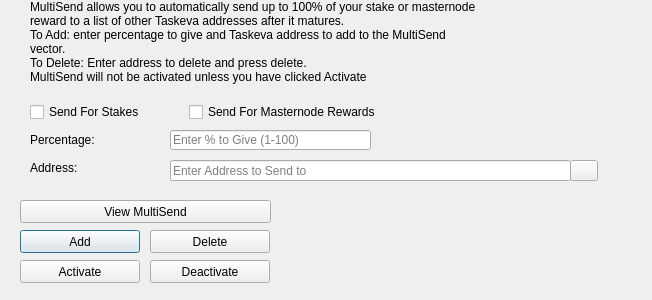
<?xml version="1.0" encoding="UTF-8"?>
<ui version="4.0">
 <class>MultiSendDialog</class>
 <widget class="QDialog" name="MultiSendDialog">
  <property name="windowModality">
   <enum>Qt::NonModal</enum>
  </property>
  <property name="geometry">
   <rect>
    <x>0</x>
    <y>0</y>
    <width>652</width>
    <height>300</height>
   </rect>
  </property>
  <property name="windowTitle">
   <string>MultiSend</string>
  </property>
  <widget class="QLineEdit" name="multiSendPercentEdit">
   <property name="geometry">
    <rect>
     <x>170</x>
     <y>130</y>
     <width>201</width>
     <height>20</height>
    </rect>
   </property>
   <property name="toolTip">
    <string>Enter whole numbers 1 - 100</string>
   </property>
   <property name="placeholderText">
    <string>Enter % to Give (1-100)</string>
   </property>
  </widget>
  <widget class="QLineEdit" name="multiSendAddressEdit">
   <property name="geometry">
    <rect>
     <x>170</x>
     <y>160</y>
     <width>401</width>
     <height>21</height>
    </rect>
   </property>
   <property name="toolTip">
    <string/>
   </property>
   <property name="placeholderText">
    <string>Enter Address to Send to</string>
   </property>
  </widget>
  <widget class="QLabel" name="label_2">
   <property name="geometry">
    <rect>
     <x>30</x>
     <y>0</y>
     <width>451</width>
     <height>121</height>
    </rect>
   </property>
   <property name="lineWidth">
    <number>1</number>
   </property>
   <property name="text">
    <string>MultiSend allows you to automatically send up to 100% of your stake or masternode reward to a list of other Taskeva addresses after it matures.
To Add: enter percentage to give and Taskeva address to add to the MultiSend vector.
To Delete: Enter address to delete and press delete.
MultiSend will not be activated unless you have clicked Activate</string>
   </property>
   <property name="alignment">
    <set>Qt::AlignLeading|Qt::AlignLeft|Qt::AlignTop</set>
   </property>
   <property name="wordWrap">
    <bool>true</bool>
   </property>
  </widget>
  <widget class="QLabel" name="message">
   <property name="geometry">
    <rect>
     <x>290</x>
     <y>200</y>
     <width>351</width>
     <height>91</height>
    </rect>
   </property>
   <property name="text">
    <string/>
   </property>
  </widget>
  <widget class="QPushButton" name="addButton">
   <property name="geometry">
    <rect>
     <x>20</x>
     <y>230</y>
     <width>120</width>
     <height>23</height>
    </rect>
   </property>
   <property name="toolTip">
    <string/>
   </property>
   <property name="statusTip">
    <string>Add to MultiSend Vector</string>
   </property>
   <property name="text">
    <string>Add</string>
   </property>
  </widget>
  <widget class="QPushButton" name="disableButton">
   <property name="geometry">
    <rect>
     <x>150</x>
     <y>260</y>
     <width>120</width>
     <height>23</height>
    </rect>
   </property>
   <property name="statusTip">
    <string>Deactivate MultiSend</string>
   </property>
   <property name="text">
    <string>Deactivate</string>
   </property>
  </widget>
  <widget class="QPushButton" name="addressBookButton">
   <property name="geometry">
    <rect>
     <x>570</x>
     <y>160</y>
     <width>28</width>
     <height>21</height>
    </rect>
   </property>
   <property name="toolTip">
    <string>Choose an address from the address book</string>
   </property>
   <property name="text">
    <string/>
   </property>
   <property name="icon">
    <iconset resource="../taskeva.qrc">
     <normaloff>:/icons/address-book</normaloff>:/icons/address-book</iconset>
   </property>
   <property name="shortcut">
    <string>Alt+A</string>
   </property>
   <property name="autoDefault">
    <bool>false</bool>
   </property>
  </widget>
  <widget class="QLabel" name="label">
   <property name="geometry">
    <rect>
     <x>30</x>
     <y>130</y>
     <width>121</width>
     <height>20</height>
    </rect>
   </property>
   <property name="toolTip">
    <string>Percentage of stake to send</string>
   </property>
   <property name="text">
    <string>Percentage:</string>
   </property>
  </widget>
  <widget class="QLabel" name="label_5">
   <property name="geometry">
    <rect>
     <x>30</x>
     <y>160</y>
     <width>111</width>
     <height>16</height>
    </rect>
   </property>
   <property name="toolTip">
    <string>Address to send portion of stake to</string>
   </property>
   <property name="text">
    <string>Address:</string>
   </property>
  </widget>
  <widget class="QPushButton" name="deleteButton">
   <property name="geometry">
    <rect>
     <x>150</x>
     <y>230</y>
     <width>120</width>
     <height>23</height>
    </rect>
   </property>
   <property name="toolTip">
    <string/>
   </property>
   <property name="statusTip">
    <string>Delete Address From MultiSend Vector</string>
   </property>
   <property name="text">
    <string>Delete</string>
   </property>
  </widget>
  <widget class="QPushButton" name="activateButton">
   <property name="geometry">
    <rect>
     <x>20</x>
     <y>260</y>
     <width>120</width>
     <height>23</height>
    </rect>
   </property>
   <property name="statusTip">
    <string>Activate MultiSend</string>
   </property>
   <property name="text">
    <string>Activate</string>
   </property>
  </widget>
  <widget class="QPushButton" name="viewButton">
   <property name="geometry">
    <rect>
     <x>20</x>
     <y>200</y>
     <width>251</width>
     <height>23</height>
    </rect>
   </property>
   <property name="toolTip">
    <string/>
   </property>
   <property name="statusTip">
    <string>View MultiSend Vector</string>
   </property>
   <property name="text">
    <string>View MultiSend</string>
   </property>
  </widget>
  <widget class="QWidget" name="horizontalLayoutWidget">
   <property name="geometry">
    <rect>
     <x>30</x>
     <y>100</y>
     <width>351</width>
     <height>24</height>
    </rect>
   </property>
   <layout class="QHBoxLayout" name="horizontalLayout">
    <item>
     <widget class="QCheckBox" name="multiSendStakeCheckBox">
      <property name="text">
       <string>Send For Stakes</string>
      </property>
     </widget>
    </item>
    <item>
     <widget class="QCheckBox" name="multiSendMasternodeCheckBox">
      <property name="text">
       <string>Send For Masternode Rewards</string>
      </property>
     </widget>
    </item>
   </layout>
  </widget>
 </widget>
 <resources>
  <include location="../taskeva.qrc"/>
 </resources>
 <connections/>
</ui>
